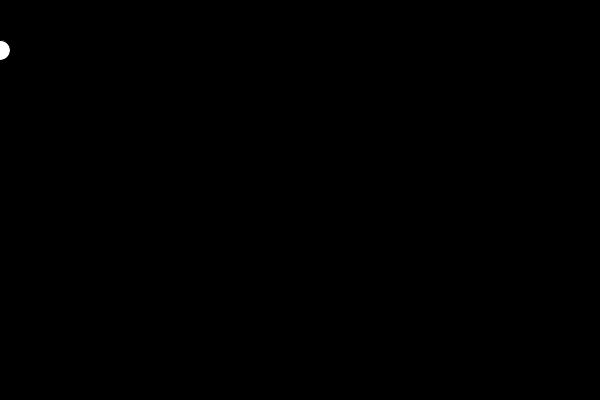
Frame 1 (no input)
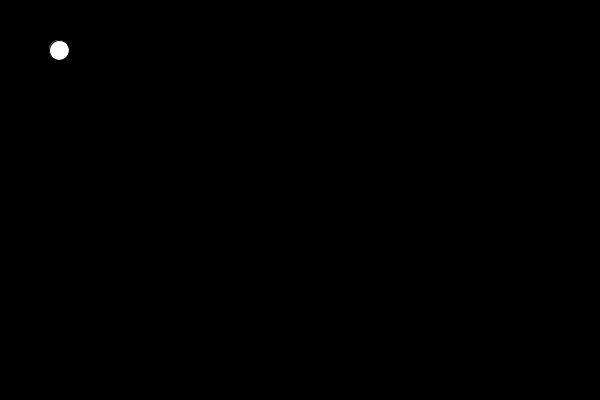
Frame 60 (the mouse pressed at the canvas centre just before this capture)
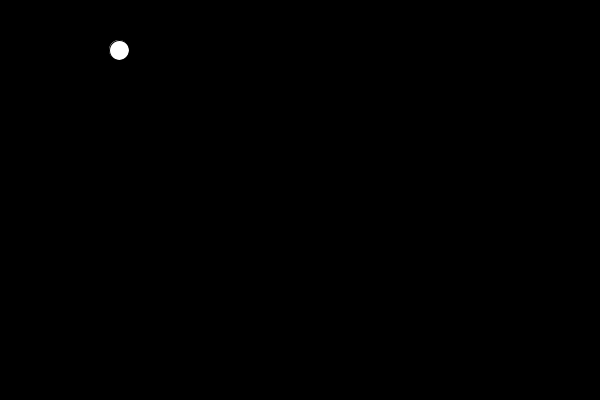
Frame 120 (the mouse held since frame 60 and released just before this capture)

The Processing sketch that drew these frames (run headless with seeded random() and noise(); from frame 60 on, the mouse is pressed at the canvas centre):

// Processing sketch: processing_90423
// ── processing_90423.pde

int x =0;
int dir =1;
void setup(){
 size(600,400); 
}

void draw(){
  background(0);
  smooth();
  ellipse(x,50,20,20);
  if (x>width){
    dir = dir *-1;
  }
  if (x<0){
    dir = dir *-1;
  }
  x = x + dir; 
}
